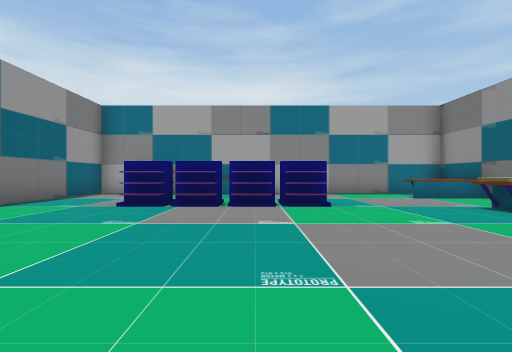
View 1 (above)

14 first-person views from a walk through a scene from a Unity 3-D project. The camera is 1.2 m above the floor, looks level and sees 85° across. The floor is counted in squares, 2 m on a side. Each view is taken from the middle of a square. On the plan, view 1 faces up. The plan holds only what a view shows up to about 9 squares ahead; the rest is blank. The player is left out. Door leaves are left out, so doorways stand open. Some surface patterns are stand-ins.

View 2
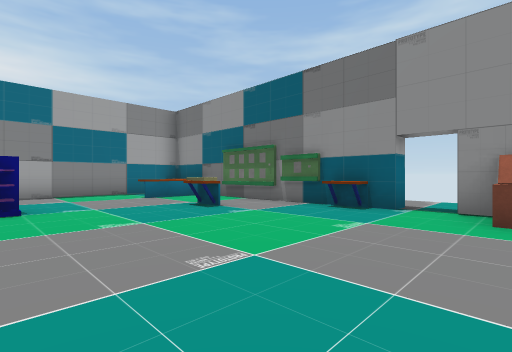

View 3
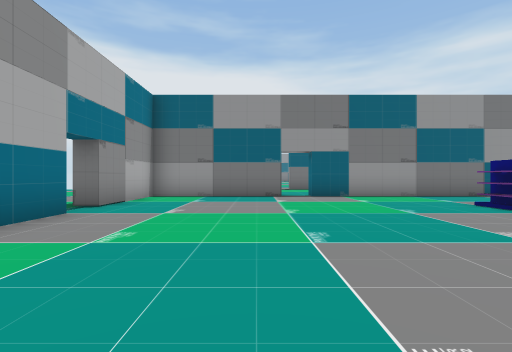

View 4
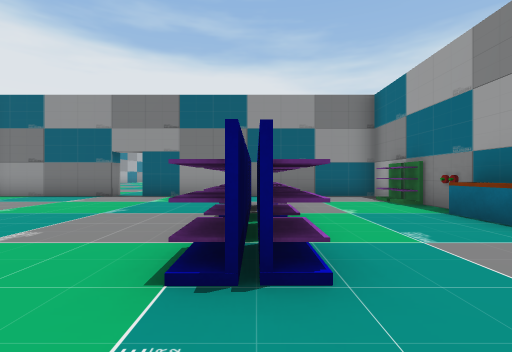

View 5
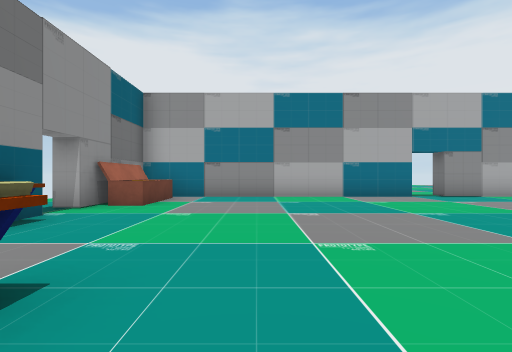

View 6
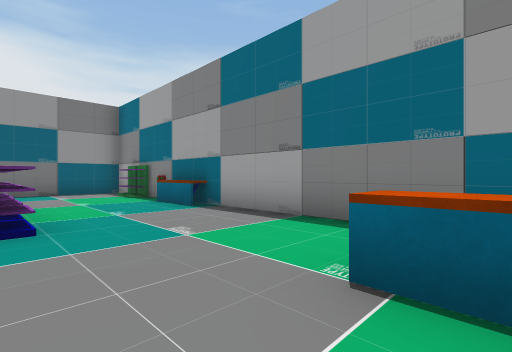

View 7
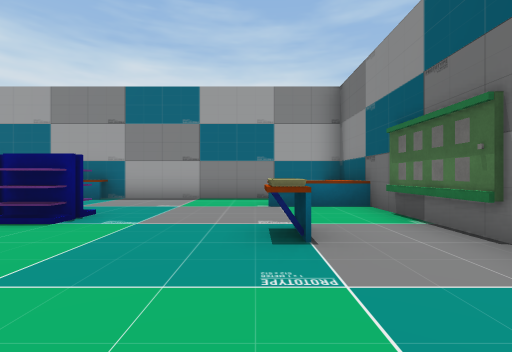

View 8
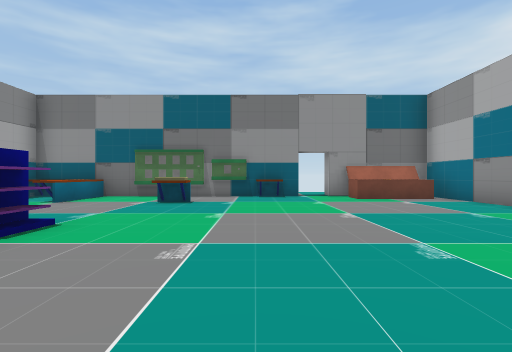

View 9
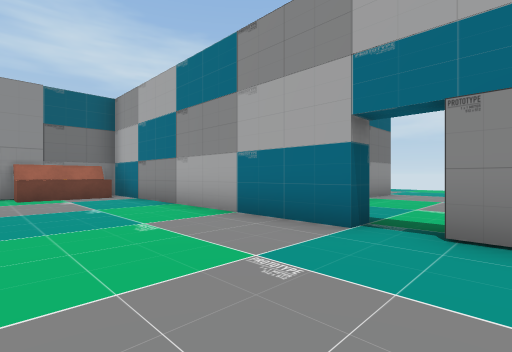

View 10
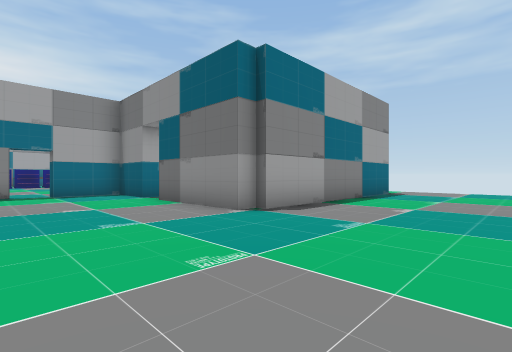

View 11
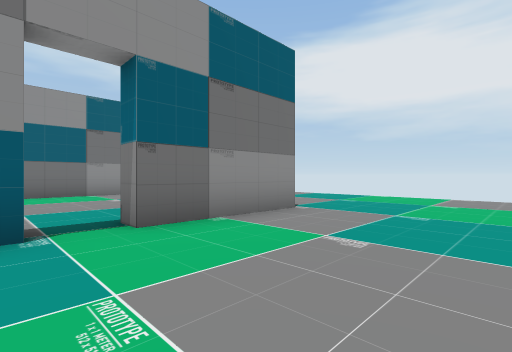

View 12
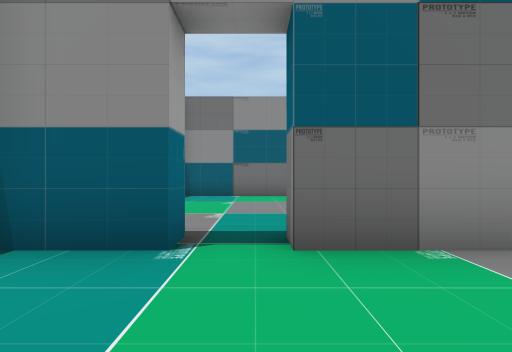

View 13
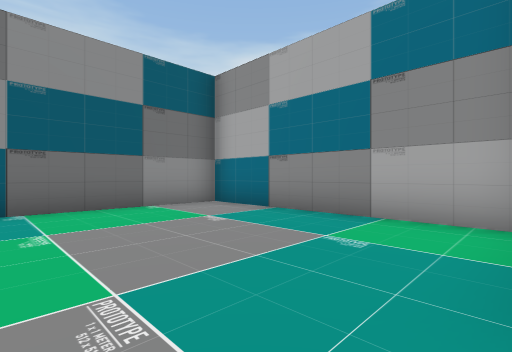

View 14
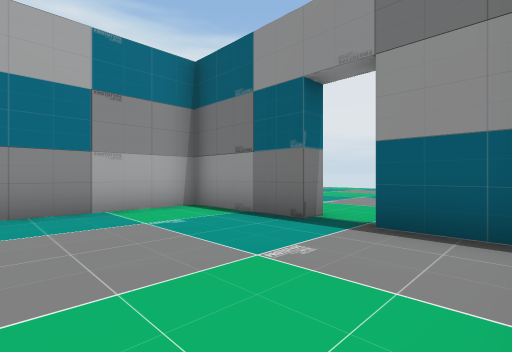

### Floor plan
Points are (right, up) in squares from view 1. A wall is a line through its corners. A room is listed if a view was taken in it or the views show most of it. See-through windows are left out.
Room 1 (views 1, 2, 3, 4, 5, 6, 7, 8, 9)
walls: (-5.2, 1.8) (-5.2, -2.1) (-2.4, -2.1); (-1.5, -2.1) (6.3, -2.1); (6.3, 4.4) (6.3, 8.5); (6.3, 1.7) (6.3, 2.5); (6.3, -0.1) (6.3, 0.8); (6.3, 9.5) (-5.2, 9.5) (-5.2, 2.7)
ways out: open door at (-2, -2) to room 2; open door at (-5, 2); open door at (6, 1.5)
objects: other object (-4, 9); other object (-3, 9); other object (-2, 6); other object (-2, 9); other object (-1, 6); other object (-1, 9) to (0, 9); other object (0, 6); other object (1, 6); other object (3, 5); other object (4, 5); other object (5, 8)
Room 2 (views 10, 11, 12)
walls: (0.8, -8.3) (0.2, -8.3) (0.2, -5.3); (0.2, -4.3) (0.2, -2.6) (-1.5, -2.6); (6.2, -8.6) (0.6, -8.6)
ways out: open door at (-2, -2) to room 1; opening at (0, -5) to room 3
Room 3 (views 13, 14)
walls: (0.2, -5.3) (0.7, -5.3) (0.7, -8.1) (6.4, -8.1) (6.4, -2.8); (0.7, -3.1) (0.7, -4.3) (0.2, -4.3)
ways out: opening at (0, -5) to room 2

Where each view was taken, in squares from view 1:
view 1: 0 up, 0 right, facing up
view 2: 0 up, 1 right, facing up-right
view 3: 1 up, 3 right, facing left
view 4: 6 up, 3 right, facing left
view 5: 6 up, 3 right, facing down
view 6: 6 up, 5 right, facing up-left
view 7: 2 up, 4 right, facing up
view 8: 3 up, 2 left, facing right
view 9: 1 up, 3 left, facing down-right
view 10: 12 down, 3 left, facing up-right
view 11: 4 down, 3 left, facing down-right
view 12: 5 down, 2 left, facing right
view 13: 4 down, 1 right, facing down-right
view 14: 3 down, 4 right, facing down-left
